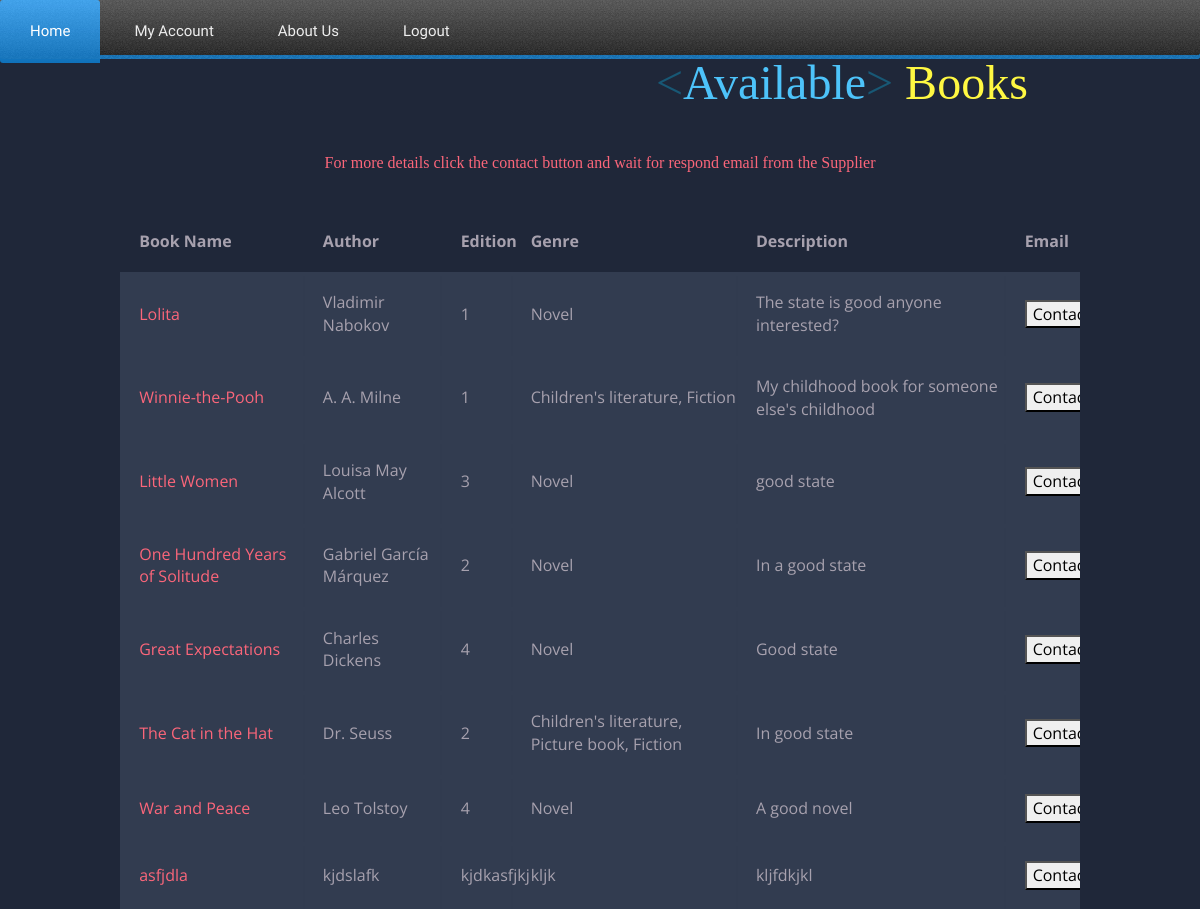
/showavailablebooks/showbooks.php (signed in), run on the app's committed database.
### tables this page shows
CREATE TABLE `books` (
  `book_id` int(10) NOT NULL,
  `book_name` varchar(255) NOT NULL,
  `author` varchar(255) NOT NULL,
  `edition` varchar(255) NOT NULL,
  `genre` varchar(255) NOT NULL,
  `description` varchar(255) NOT NULL,
  `user_id` varchar(255) NOT NULL
);

### showavailablebooks/showbooks.php (the view, shortened to what this page needs)
<?php
$con = mysqli_connect('localhost', 'root', '', 'omegaread');
$userid = $_SESSION['user_id'];
$query = "select book_id,book_name, author, edition, genre, description, email from books natural join customer where user_id != '$userid'";
$result = mysqli_query($con, $query);
?>
<!DOCTYPE html>
<html>
<head>
    <link rel="stylesheet" href="styles.css">
    <link rel="stylesheet" href="../cssmenu/styles.css">
    <link rel="stylesheet" type="text/css" href="..\css\homestyle.css">
    <link rel="stylesheet" type="text/css" href="..\css\bootstrap.min.css">
    <link rel="stylesheet" type="text/css" href="temp.css">
</head>
<body>
    <div id='cssmenu'>
        <ul>
            <li class='active'><a href='../homepage/homepage.php'><span>Home</span></a></li>
            <li><a href='#'><span>My Account</span></a></li>
            <li><a href='../cssmenu/Aboutpagesreeja/aboutpage.html'><span>About Us</span></a></li>
            <li class='last'><a href='../login/logout.php'><span>Logout</span></a></li>
        </ul>
    </div>
    <h1><span class="blue">&lt;</span>Available<span class="blue">&gt;</span> <span class="yellow">Books</span>
    </h1>
    <h2></h2>
    <h2> For more details click the contact button and wait for respond email from the Supplier </h2>
    <table class="container">
        <thead>
            <tr>
                <th>Book Name</th>
                <th>Author</th>
                <th>Edition</th>
                <th>Genre</th>
                <th>Description</th>
                <th>Email</th>
            </tr>
        </thead>
        <?php
        while ($rows = mysqli_fetch_assoc($result)) {
            ?>
        <tbody>
            <tr>
                <td> <?php echo $rows['book_name']; ?></td>
                <td> <?php echo $rows['author']; ?></td>
                <td> <?php echo $rows['edition']; ?></td>
                <td> <?php echo $rows['genre']; ?></td>
                <td> <?php echo $rows['description']; ?></td>
                <td> <?php echo "<form action='sendmail.php' method='POST'><button type='submit' name = 'book_data' value=".$rows['book_id'].">Contact</button></form>"; ?></td>
            </tr>
            <?php
        }
        ?>
        </tbody>
    </table>
</body>
</html>

### cssmenu/styles.css (style rules this page uses)
#cssmenu, #cssmenu ul, #cssmenu ul li, #cssmenu ul li a { margin: 0; padding: 0; border: 0; list-style: none; line-height: 1; display: block; position: relative; font-family: Capriola, Helvetica, sans-serif; }
#cssmenu { width: auto; height: 59px; padding-bottom: 4px; }
#cssmenu ul { height: 59px; }
#cssmenu ul li { float: left; margin-right: 4px; border-top-left-radius: 3px; border-top-right-radius: 3px; z-index: 5; }
#cssmenu ul li a { padding: 24px 30px 20px 30px; margin-bottom: 4px; border-top-left-radius: 3px; border-top-right-radius: 3px; color: #eeeeee; font-size: 15px; text-decoration: none; }
#cssmenu ul li:first-child, #cssmenu ul li:first-child > a { border-bottom-left-radius: 3px; }
#cssmenu ul li:hover, #cssmenu ul li.active { background: #0f71ba; background: -moz-linear-gradient(top, #3fa4f0 0%, #0f71ba 100%); background: -webkit-gradient(linear, left top, left bottom, color-stop(0%, #3fa4f0), color-stop(100%, #0f71ba)); background: -webkit-linear-gradient(top, #3fa4f0 0%, #0f71ba 100%); background: -o-linear-gradient(top, #3fa4f0 0%, #0f71ba 100%); background: -ms-linear-gradient(top, #3fa4f0 0%, #0f71ba 100%); background: linear-gradient(to bottom, #3fa4f0 0%, #0f71ba 100%); }
#cssmenu ul li a:hover, #cssmenu ul li.active > a { background: url('images/bg.png'); color: #ffffff; }

### css/homestyle.css (style rules this page uses)
html, body { height: 100%; }
body { color: gray; }
h1, h2, h3, h4, h5, h6 { font-family: Baskerville, "Baskerville Old Face", "Goudy Old Style", Garamond, "Times New Roman", serif; }

### showavailablebooks/temp.css (style rules this page uses)
body { font-family: 'Open Sans', sans-serif; font-weight: 300; line-height: 1.42em; color:#A7A1AE; background-color:#1F2739; }
h1 { font-size:3em; font-weight: 300; line-height:1em; text-align: center; color: #4DC3FA; }
h2 { font-size:1em; font-weight: 300; text-align: center; display: block; line-height:1em; padding-bottom: 2em; color: #FB667A; }
.blue { color: #185875; }
.yellow { color: #FFF842; }
.container td { font-weight: normal; font-size: 1em; -webkit-box-shadow: 0 2px 2px -2px #0E1119; -moz-box-shadow: 0 2px 2px -2px #0E1119; box-shadow: 0 2px 2px -2px #0E1119; }
.container { text-align: left; overflow: hidden; width: 80%; margin: 0 auto; display: table; padding: 0 0 8em 0; }
.container td, .container th { padding-bottom: 2%; padding-top: 2%; padding-left:2%; }
.container tr:nth-child(odd) { background-color: #323C50; }
.container th { background-color: #1F2739; }
.container td:first-child { color: #FB667A; }

### data on the page
books: book_name "Lolita", author "Vladimir Nabokov", edition "1", genre "Novel", description "The state is good anyone interested?", $rows['book_id'] 41 (drawn)
books: book_name "Winnie-the-Pooh", author "A. A. Milne", edition "1", genre "Children's literature, Fiction", description "My childhood book for someone else's childhood", $rows['book_id'] 42 (drawn)
books: book_name "Little Women", author "Louisa May Alcott", edition "3", genre "Novel", description "good state", $rows['book_id'] 43 (drawn)
books: book_name "One Hundred Years of Solitude", author "Gabriel García Márquez", edition "2", genre "Novel", description "In a good state", $rows['book_id'] 44 (drawn)
books: book_name "Great Expectations", author "Charles Dickens", edition "4", genre "Novel", description "Good state", $rows['book_id'] 45 (drawn)
books: book_name "The Cat in the Hat", author "Dr. Seuss", edition "2", genre "Children's literature, Picture book, Fiction", description "In good state", $rows['book_id'] 46 (drawn)
books: book_name "War and Peace", author "Leo Tolstoy", edition "4", genre "Novel", description "A good novel", $rows['book_id'] 47 (drawn)
books: book_name "asfjdla", author "kjdslafk", edition "kjdkasfjkj", genre "kljk", description "kljfdkjkl", $rows['book_id'] 49 (drawn)
